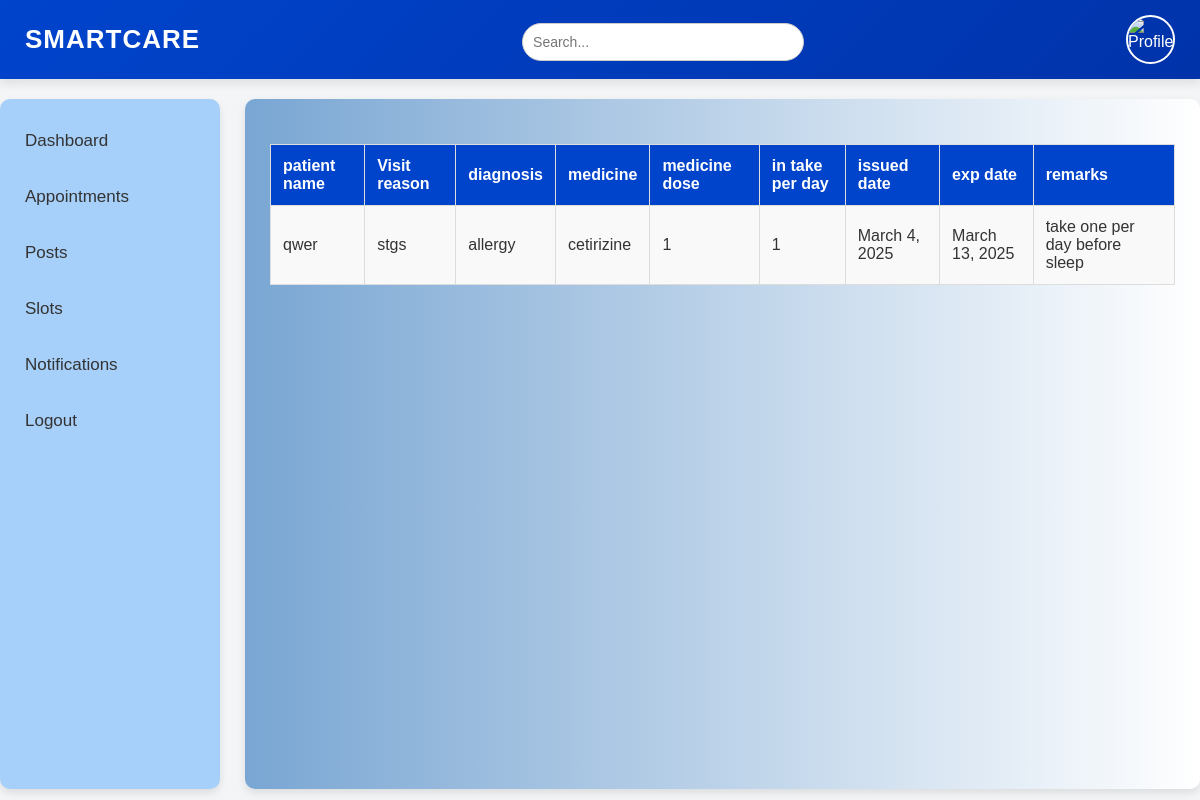
Page /viewprescription/8 on the earlier database version.
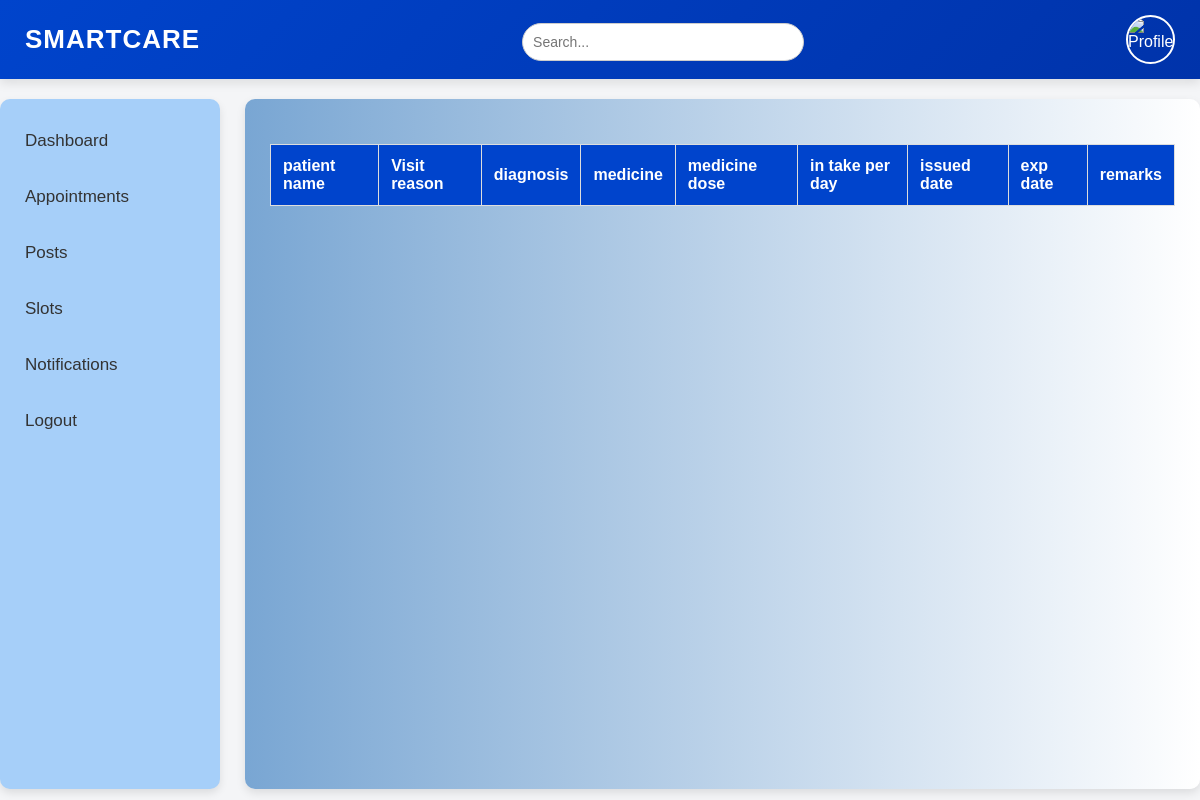
Same page on the later database version.
### Predictivehealthapp/models.py (models this page shows)
class prescriptionTable(models.Model):
    APPOINTMENTID=models.ForeignKey(bookinginfoTable,on_delete=models.CASCADE,null=True,blank=True)
    diagnosis=models.CharField(max_length=20,null=True,blank=True)
    medicine_name=models.CharField(max_length=20,null=True,blank=True)
    medicine_dosage=models.CharField(max_length=20,null=True,blank=True)
    medicine_itd=models.CharField(max_length=20,null=True,blank=True)
    issueddate=models.DateField(auto_now_add=True,null=True,blank=True)
    expirydate=models.DateField(null=True,blank=True)
    remark=models.CharField(max_length=200,null=True,blank=True)
    status=models.CharField(max_length=20,null=True,blank=True)

class bookinginfoTable(models.Model):
    USERID=models.ForeignKey(userTable,on_delete=models.CASCADE,null=True,blank=True,related_name='userid')
    DOCTORID=models.ForeignKey(DoctorTable,on_delete=models.CASCADE,null=True,blank=True,)
    patient_name=models.CharField(max_length=300,null=True,blank=True)
    patient_age=models.CharField(max_length=300,null=True,blank=True)
    patient_height=models.CharField(max_length=300,null=True,blank=True)
    patient_weight=models.CharField(max_length=300,null=True,blank=True)
    patient_addr=models.CharField(max_length=300,null=True,blank=True)
    APPOINTMENTDATE=models.DateField(null=True,blank=True)
    APPOINTMENTTIME=models.TimeField(null=True,blank=True)
    visitReason=models.CharField(max_length=300,null=True,blank=True)
    status=models.CharField(max_length=20,null=True,blank=True)

### Predictivehealthapp/views.py (the view)
# urls.py: path('viewprescription/<int:lid>',viewprescription.as_view(),name="viewprescription"),
class viewprescription(View):
    def get(self,request,lid):
        obj=prescriptionTable.objects.filter(APPOINTMENTID__id=lid)
        print(obj)
        return render(request,'doctor/view-prescriptions.html',{'obj':obj})

### templates/doctor/view-prescriptions.html (shortened to what this page needs)
{% extends 'doctor/doc-dashboard.html' %}
        {% block body %}
        <table border="1">
            <tr>
                <th>patient name</th>
                <th>Visit reason</th>
                <th>diagnosis</th>
                <th>medicine </th>
                <th>medicine dose</th>
                <th>in take per day</th>
                <th>issued date</th>
                <th>exp date</th>
                <th>remarks</th>
            </tr>
            {% for i in obj%}
            <tr>
                <td>{{i.APPOINTMENTID.patient_name}}</td>
                <td>{{i.APPOINTMENTID.visitReason}}</td>
                <td>{{i.diagnosis}}</td>
                <td>{{i.medicine_name}}</td>
                <td>{{i.medicine_dosage}}</td>
                <td>{{i.medicine_itd}}</td>
                <td>{{i.issueddate}}</td>
                <td>{{i.expirydate}}</td>
                <td>{{i.remark}}</td>
            </tr>
            {% endfor %}
        </table>
        {% endblock %}

Differences in the rows shown:
removed prescriptionTable: APPOINTMENTID.patient_name "qwer", APPOINTMENTID.visitReason "stgs", diagnosis "allergy", medicine_name "cetirizine", medicine_dosage "1", medicine_itd "1", issueddate "March 4, 2025", expirydate "March 13, 2025", remark "take one per day before sleep"
